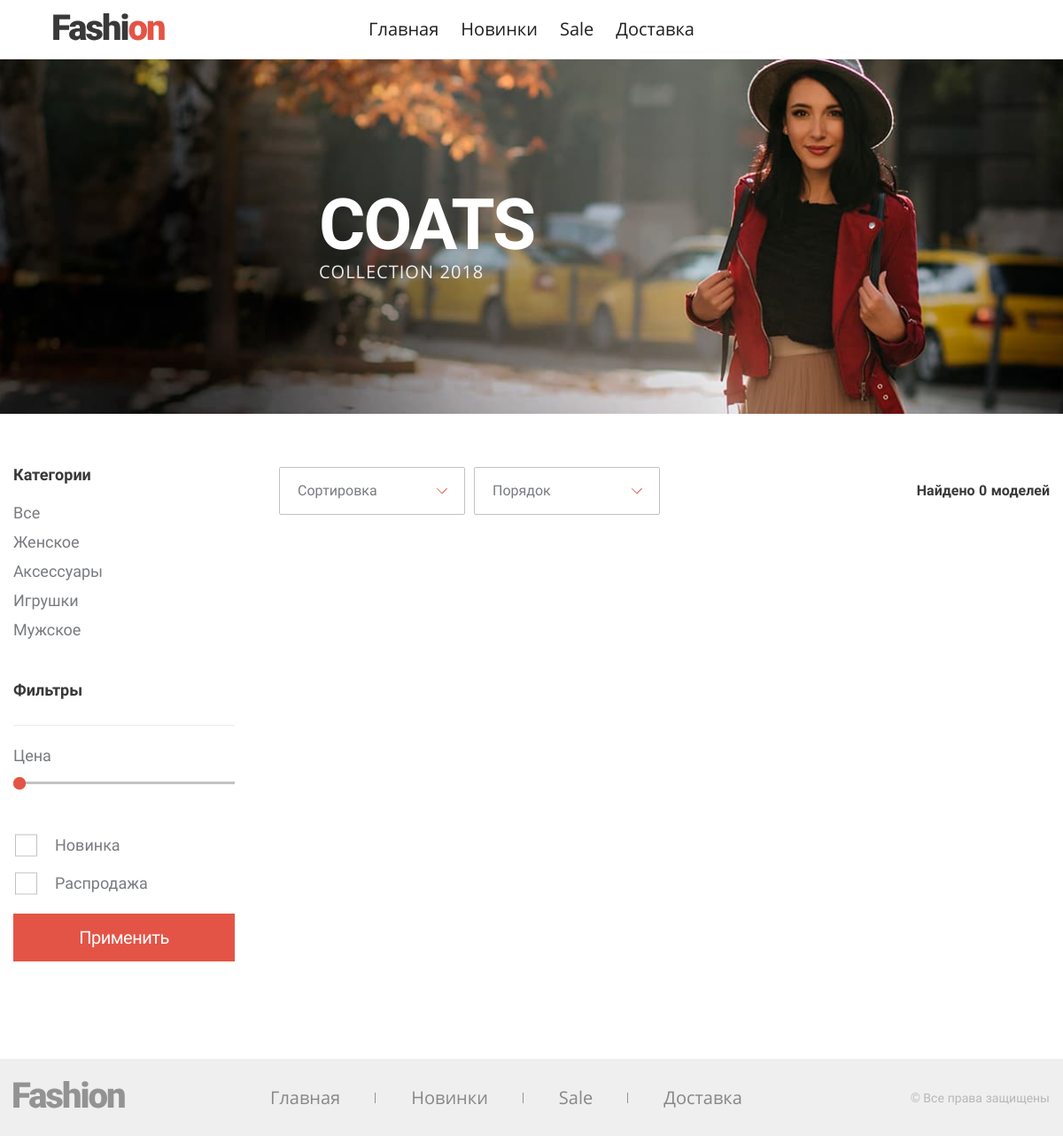
/routes/index.php, run on the app's committed database.
### tables this page shows
CREATE TABLE IF NOT EXISTS `categories` (
  `id` int(11) NOT NULL AUTO_INCREMENT,
  `name` varchar(100) NOT NULL,
  `eng_name` varchar(50) NOT NULL,
  PRIMARY KEY (`id`)
);

### routes/index.php (called while the page is built, shortened)
<?php
require_once($_SERVER['DOCUMENT_ROOT'] . '/include/functions.php');
require_once($_SERVER['DOCUMENT_ROOT'] . '/scripts/index/getContent.php');
require_once($_SERVER['DOCUMENT_ROOT'] . '/templates/header.php');
require_once($_SERVER['DOCUMENT_ROOT'] . '/templates/headerNavigation.php');
$categories = getCategories($dbh);
require_once($_SERVER['DOCUMENT_ROOT'] . '/templates/index/index.php');
require_once($_SERVER['DOCUMENT_ROOT'] . '/templates/footer.php');

### include/functions.php (called while the page is built, shortened)
<?php
function getCategories($dbh)
{
    $sth = $dbh->prepare('select * from categories order by id');
    if ($sth->execute()) {
        $categories = $sth->fetchAll();
        if (!empty($categories)) {
            return $categories;
        }
    }
    return false;
}

### templates/index/index.php (the view, shortened to what this page needs)
<main class="shop-page">
    <header class="intro">
        <div class="intro__wrapper">
            <h1 class=" intro__title">COATS</h1>
            <p class="intro__info">Collection 2018</p>
        </div>
    </header>
    <section class="shop container">
        <section class="shop__filter filter">
            <form id="filter">
                <div class="filter__wrapper">
                    <b class="filter__title">Категории</b>
                    <ul class="filter__list">
                        <li>
                            <a class="filter__list-item" href="/">Все</a>
                        </li>
                        <?php foreach ($categories as $category): ?>
                        <li>
                            <a class="filter__list-item" href="<?= '/' . $category['eng_name'] ?>"><?= $category['name'] ?></a>
                        </li>
                        <?php endforeach; ?>
                    </ul>
                </div>
                <div class="filter__wrapper">
                    <b class="filter__title">Фильтры</b>
                    <div class="filter__range range">
                        <span class="range__info">Цена</span>
                        <div class="range__line" aria-label="Range Line"></div>
                    </div>
                </div>
                <fieldset class="custom-form__group">
                    <label for="new" class="custom-form__checkbox-label custom-form__info" style="display: block;">Новинка</label>
                    <label for="sale" class="custom-form__checkbox-label custom-form__info" style="display: block;">Распродажа</label>
                </fieldset>
                <button class="button" type="submit" style="width: 100%">Применить</button>
            </form>
        </section>
        <div class="shop__wrapper">
            <section class="shop__sorting">
                <div class="shop__sorting-item custom-form__select-wrapper">
                    <select class="custom-form__select" name="orderBy">
                        <option hidden="">Сортировка</option>
                    </select>
                </div>
                <div class="shop__sorting-item custom-form__select-wrapper">
                    <select class="custom-form__select" name="orderType">
                        <option hidden="">Порядок</option>
                    </select>
                </div>
                <p class="shop__sorting-res">Найдено <span class="res-sort"><?= $content['productsCount'] ?></span></p>
            </section>
            <section class="shop__list">
            </section>
        </div>
    </section>
</main>

### data on the page
categories: name "Женское"
categories: name "Аксессуары"
categories: name "Игрушки"
categories: name "Мужское"

### other printed values
$productsCount "0"
wordDeclension($productsCount, "модель", "модели", "моделей") "моделей"
